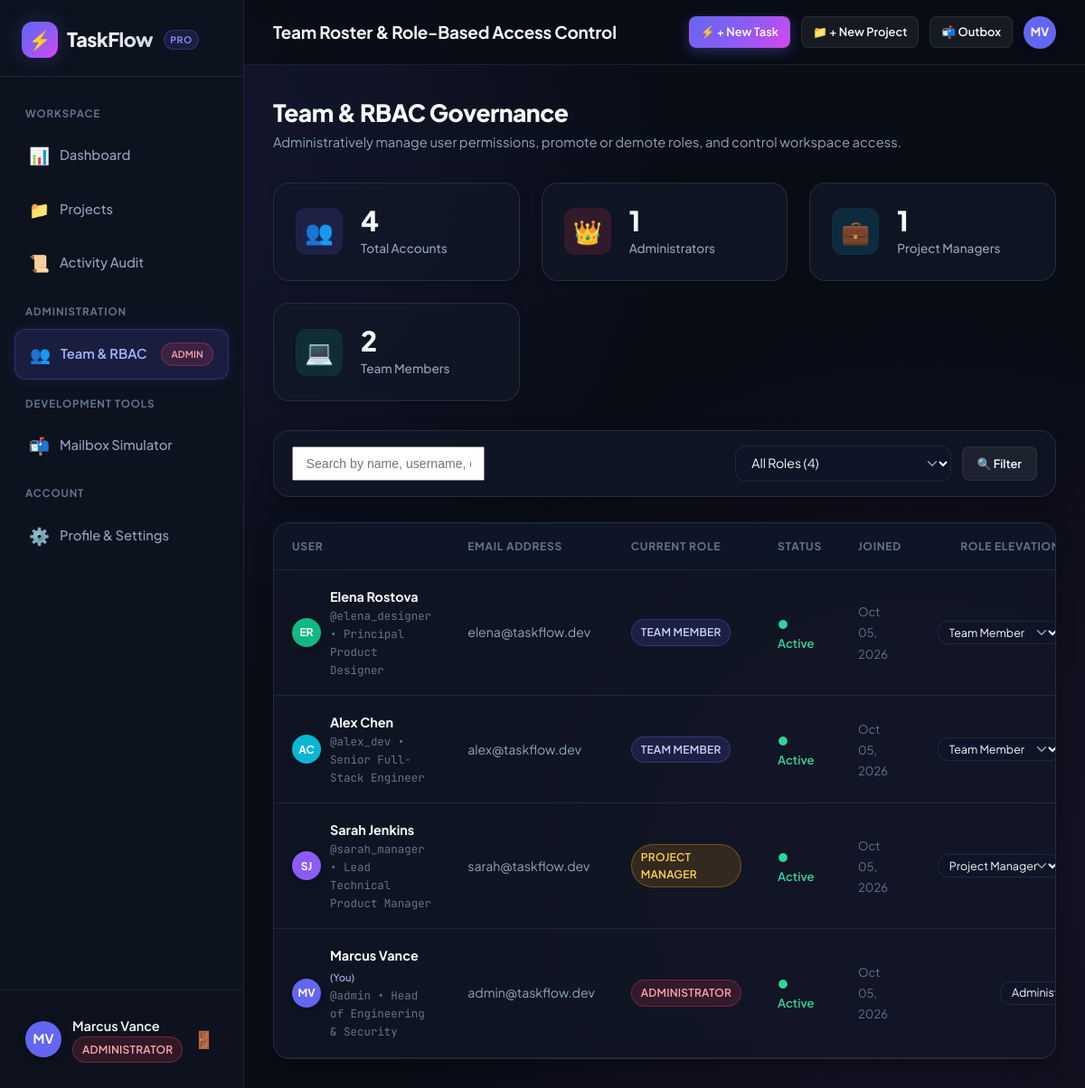
The page /accounts/admin/users/ (signed in) on the database its author committed.
### accounts/models.py (models this page shows, shortened)
class CustomUser(AbstractUser):
    class Role(models.TextChoices):
        ADMIN = 'ADMIN', 'Administrator'
        MANAGER = 'MANAGER', 'Project Manager'
        MEMBER = 'MEMBER', 'Team Member'
    role = models.CharField(
        max_length=20,
        choices=Role.choices,
        default=Role.MEMBER,
        help_text='Designates the role and permission level in TaskFlow.'
    )
    bio = models.TextField(blank=True, default='')
    title = models.CharField(max_length=100, blank=True, default='Team Contributor')
    avatar_color = models.CharField(max_length=30, default='indigo')
    @property
    def is_admin_role(self):
        return self.role == self.Role.ADMIN or self.is_superuser
    @property
    def is_manager_role(self):
        return self.role in (self.Role.ADMIN, self.Role.MANAGER) or self.is_superuser
    @property
    def role_badge_class(self):
        if self.is_admin_role:
            return 'badge-admin'
        elif self.role == self.Role.MANAGER:
            return 'badge-manager'
        return 'badge-member'
    @property
    def initials(self):
        if self.first_name and self.last_name:
            return f"{self.first_name[0]}{self.last_name[0]}".upper()
        return self.username[:2].upper()

### accounts/views.py (the view, shortened to what this page needs)
# urls.py: path('admin/users/', views.admin_users_view, name='admin_users'),
@user_passes_test(is_admin_check, login_url='accounts:login')
def admin_users_view(request):
    search_query = request.GET.get('q', '').strip()
    role_filter = request.GET.get('role', '')
    users_qs = CustomUser.objects.all().order_by('-date_joined')
    if role_filter and role_filter in CustomUser.Role.values:
        users_qs = users_qs.filter(role=role_filter)
    total_users = CustomUser.objects.count()
    total_admins = CustomUser.objects.filter(role=CustomUser.Role.ADMIN).count()
    total_managers = CustomUser.objects.filter(role=CustomUser.Role.MANAGER).count()
    total_members = CustomUser.objects.filter(role=CustomUser.Role.MEMBER).count()
    context = {
        'users_list': users_qs,
        'search_query': search_query,
        'role_filter': role_filter,
        'total_users': total_users,
        'total_admins': total_admins,
        'total_managers': total_managers,
        'total_members': total_members,
        'roles': CustomUser.Role.choices,
    }
    return render(request, 'accounts/admin_users.html', context)

### accounts/context_processors.py (called while the page is built, shortened)
def auth_roles_context(request):
    context = {
        'is_admin': False,
        'is_manager': False,
        'user_role': 'ANONYMOUS',
        'dev_reset_link': None,
    }
    if request.user.is_authenticated:
        context['is_admin'] = request.user.is_admin_role
        context['is_manager'] = request.user.is_manager_role
        context['user_role'] = getattr(request.user, 'role', 'MEMBER')
    if settings.DEBUG and hasattr(settings, 'EMAIL_FILE_PATH'):
        email_dir = Path(settings.EMAIL_FILE_PATH)
    return context

### accounts/views.py (called while the page is built)
def is_admin_check(user):
    return user.is_authenticated and user.is_admin_role

### templates/accounts/admin_users.html (shortened to what this page needs)
{% extends 'base.html' %}
{% block header_title %}Team Roster & Role-Based Access Control{% endblock %}
{% block content %}
<div style="display: flex; justify-content: space-between; align-items: center; margin-bottom: 2rem; flex-wrap: wrap; gap: 1rem;">
    <div>
        <h1 style="font-size: 1.65rem; font-weight: 800; letter-spacing: -0.02em;">Team & RBAC Governance</h1>
        <p style="color: var(--text-secondary); font-size: 0.92rem;">
            Administratively manage user permissions, promote or demote roles, and control workspace access.
        </p>
    </div>
</div>
<div class="stats-grid" style="margin-bottom: 2rem;">
    <div class="stat-card">
        <div class="stat-icon stat-icon-purple">👥</div>
        <div>
            <div class="stat-value">{{ total_users }}</div>
            <div class="stat-label">Total Accounts</div>
        </div>
    </div>
    <div class="stat-card">
        <div class="stat-icon stat-icon-rose">👑</div>
        <div>
            <div class="stat-value">{{ total_admins }}</div>
            <div class="stat-label">Administrators</div>
        </div>
    </div>
    <div class="stat-card">
        <div class="stat-icon stat-icon-cyan">💼</div>
        <div>
            <div class="stat-value">{{ total_managers }}</div>
            <div class="stat-label">Project Managers</div>
        </div>
    </div>
    <div class="stat-card">
        <div class="stat-icon stat-icon-emerald">💻</div>
        <div>
            <div class="stat-value">{{ total_members }}</div>
            <div class="stat-label">Team Members</div>
        </div>
    </div>
</div>
<div class="card" style="margin-bottom: 1.75rem; padding: 1rem 1.25rem;">
    <form method="get" action="{% url 'accounts:admin_users' %}" style="display: flex; gap: 12px; align-items: center; flex-wrap: wrap;">
        <div style="flex: 2; min-width: 220px;">
            <input type="text" name="q" value="{{ search_query }}" placeholder="Search by name, username, or email..." class="form-input" style="padding: 0.55rem 0.85rem; font-size: 0.88rem;">
        </div>
        <div style="flex: 1; min-width: 160px;">
            <select name="role" class="form-select" style="padding: 0.55rem 0.85rem; font-size: 0.88rem;" onchange="this.form.submit()">
                <option value="">All Roles ({{ total_users }})</option>
            </select>
        </div>
        <button type="submit" class="btn btn-secondary btn-sm" style="padding: 0.6rem 1rem;">
            🔍 Filter
        </button>
    </form>
</div>
<div class="card" style="padding: 0; overflow: hidden;">
    <div style="overflow-x: auto;">
        <table class="modern-table">
            <thead>
                <tr>
                    <th>User</th>
                    <th>Email Address</th>
                    <th>Current Role</th>
                    <th>Status</th>
                    <th>Joined</th>
                    <th style="text-align: right;">Role Elevation & Access</th>
                </tr>
            </thead>
            <tbody>
                {% for u in users_list %}
                <tr>
                    <td>
                        <div style="display: flex; align-items: center; gap: 10px;">
                            <div class="avatar" style="width: 32px; height: 32px; font-size: 0.75rem; background-color: var(--accent-{{ u.avatar_color|default:'indigo' }}, #6366f1);">
                                {{ u.initials }}
                            </div>
                            <div>
                                <div style="font-weight: 700; color: var(--text-main);">
                                    {{ u.get_full_name|default:u.username }}
                                    {% if u == user %}
                                    <span style="font-size: 0.7rem; color: #a5b4fc; font-weight: 500;">(You)</span>
                                    {% endif %}
                                </div>
                                <div style="font-size: 0.78rem; color: var(--text-muted); font-family: var(--font-mono);">
                                    @{{ u.username }} &bull; {{ u.title|default:"Contributor" }}
                                </div>
                            </div>
                        </div>
                    </td>
                    <td>
                        <span style="font-size: 0.88rem; color: var(--text-secondary);">
                            {{ u.email }}
                        </span>
                    </td>
                    <td>
                        <span class="badge {{ u.role_badge_class }}">
                            {{ u.get_role_display }}
                        </span>
                    </td>
                    <td>
                        {% if u.is_active %}
                        <span style="display: inline-flex; align-items: center; gap: 5px; font-size: 0.82rem; color: #34d399; font-weight: 600;">
                            ● Active
                        </span>
                        {% else %}
                        <span style="display: inline-flex; align-items: center; gap: 5px; font-size: 0.82rem; color: #f43f5e; font-weight: 600;">
                            ○ Deactivated
                        </span>
                        {% endif %}
                    </td>
                    <td>
                        <span style="font-size: 0.82rem; color: var(--text-muted);">
                            {{ u.date_joined|date:"M d, Y" }}
                        </span>
                    </td>
                    <td style="text-align: right;">
                        <div style="display: inline-flex; align-items: center; gap: 8px; justify-content: flex-end;">
                            <form method="post" action="{% url 'accounts:admin_users' %}" style="display: flex; gap: 6px; align-items: center;">
                                <select name="new_role" class="form-select" style="padding: 3px 8px; font-size: 0.78rem; width: auto;" onchange="this.form.submit()">
                                    {% for r_code, r_name in roles %}
                                    <option value="{{ r_code }}" {% if u.role == r_code %}selected{% endif %}>
                                        {{ r_name }}
                                    </option>
                                    {% endfor %}
                                </select>
                            </form>
                        </div>
                    </td>
                </tr>
                {% empty %}
                <tr>
                    <td colspan="6" style="text-align: center; padding: 3rem; color: var(--text-muted);">
                        No user accounts match the current filter criteria.
                    </td>
                </tr>
                {% endfor %}
            </tbody>
        </table>
    </div>
</div>
{% endblock %}

### templates/base.html (shortened to what this page needs)
{% load static %}
<!DOCTYPE html>
<html lang="en">
<head>
    <link rel="stylesheet" href="{% static 'css/style.css' %}">
</head>
<body>
    {% if user.is_authenticated %}
    <div class="app-container">
        <aside class="sidebar">
            <div class="brand">
                <a href="{% url 'tasks:dashboard' %}"
                    style="display: flex; align-items: center; gap: 10px; text-decoration: none;">
                    <div class="brand-icon">⚡</div>
                    <div>
                        <div class="brand-name">TaskFlow</div>
                    </div>
                </a>
                <span class="brand-badge">PRO</span>
            </div>
            <ul class="nav-menu">
                <li class="nav-section-title">Workspace</li>
                <li class="nav-item {% if request.resolver_match.url_name == 'dashboard' %}active{% endif %}">
                    <a href="{% url 'tasks:dashboard' %}">
                        <span class="nav-icon">📊</span>
                        <span>Dashboard</span>
                    </a>
                </li>
                <li class="nav-item {% if 'project' in request.resolver_match.url_name %}active{% endif %}">
                    <a href="{% url 'tasks:project_list' %}">
                        <span class="nav-icon">📁</span>
                        <span>Projects</span>
                    </a>
                </li>
                <li class="nav-item {% if request.resolver_match.url_name == 'activity_log' %}active{% endif %}">
                    <a href="{% url 'tasks:activity_log' %}">
                        <span class="nav-icon">📜</span>
                        <span>Activity Audit</span>
                    </a>
                </li>
                {% if is_admin or user.is_admin_role %}
                <li class="nav-section-title">Administration</li>
                <li class="nav-item {% if request.resolver_match.url_name == 'admin_users' %}active{% endif %}">
                    <a href="{% url 'accounts:admin_users' %}">
                        <span class="nav-icon">👥</span>
                        <span>Team & RBAC</span>
                        <span class="badge badge-admin" style="margin-left: auto; font-size: 0.65rem;">Admin</span>
                    </a>
                </li>
                {% endif %}
                {% if is_admin or user.is_admin_role %}
                <li class="nav-section-title">Development Tools</li>
                <li class="nav-item {% if request.resolver_match.url_name == 'dev_email_inbox' %}active{% endif %}">
                    <a href="{% url 'accounts:dev_email_inbox' %}">
                        <span class="nav-icon">📬</span>
                        <span>Mailbox Simulator</span>
                    </a>
                </li>
                {% endif %}
                <li class="nav-section-title">Account</li>
                <li class="nav-item {% if request.resolver_match.url_name == 'profile' %}active{% endif %}">
                    <a href="{% url 'accounts:profile' %}">
                        <span class="nav-icon">⚙️</span>
                        <span>Profile & Settings</span>
                    </a>
                </li>
            </ul>
            <div class="sidebar-footer">
                <div class="user-mini-card">
                    <div class="avatar"
                        style="background-color: var(--accent-{{ user.avatar_color|default:'indigo' }}, #6366f1);">
                        {{ user.initials }}
                    </div>
                    <div class="user-info">
                        <div class="user-name">{{ user.get_full_name|default:user.username }}</div>
                        <div class="user-role-label">
                            <span class="badge {{ user.role_badge_class }}">
                                {{ user.get_role_display }}
                            </span>
                        </div>
                    </div>
                    <a href="{% url 'accounts:logout' %}" title="Sign out"
                        style="color: var(--text-muted); font-size: 1.15rem; padding: 4px; transition: color 0.2s;"
                        onmouseover="this.style.color='#f43f5e'" onmouseout="this.style.color='var(--text-muted)'">
                        🚪
                    </a>
                </div>
            </div>
        </aside>
        <div class="main-content">
            <header class="topbar">
                <div style="display: flex; align-items: center; gap: 14px;">
                    <div
                        style="font-weight: 700; font-size: 1.18rem; color: var(--text-main); letter-spacing: -0.01em;">
                        {% block header_title %}Overview{% endblock %}
                    </div>
                </div>
                <div style="display: flex; align-items: center; gap: 12px; flex-wrap: wrap;">
                    <a href="{% url 'tasks:task_create' %}" class="btn btn-primary btn-sm">
                        <span>⚡ + New Task</span>
                    </a>
                    {% if is_manager or user.is_manager_role %}
                    <a href="{% url 'tasks:project_create' %}" class="btn btn-secondary btn-sm">
                        <span>📁 + New Project</span>
                    </a>
                    {% endif %}
                    {% if is_admin or user.is_admin_role %}
                    <a href="{% url 'accounts:dev_email_inbox' %}" class="btn btn-secondary btn-sm"
                        title="View Captured Emails & Reset Links">
                        <span>📬 Outbox</span>
                    </a>
                    {% endif %}
                    <a href="{% url 'accounts:profile' %}" title="View profile settings"
                        style="display: flex; align-items: center;">
                        <div class="avatar"
                            style="width: 36px; height: 36px; font-size: 0.8rem; background-color: var(--accent-{{ user.avatar_color|default:'indigo' }}, #6366f1); box-shadow: var(--shadow-sm);">
                            {{ user.initials }}
                        </div>
                    </a>
                </div>
            </header>
            <main class="page-body">
                {% block content %}{% endblock %}
            </main>
        </div>
    </div>
    {% endif %}
</body>
</html>

### rows shown on the page
CustomUser: initials "MV", get_full_name "Marcus Vance", role "ADMINISTRATOR", shows "(You)", username "admin", title "Head of Engineering & Security", email "admin@taskflow.dev", is_active "● Active", date_joined "Oct 05, 2026", new_role "Administrator"
CustomUser: initials "ER", get_full_name "Elena Rostova", username "elena_designer", title "Principal Product Designer", email "elena@taskflow.dev", role "TEAM MEMBER", is_active "● Active", date_joined "Oct 05, 2026", new_role "Team Member"
CustomUser: initials "AC", get_full_name "Alex Chen", username "alex_dev", title "Senior Full-Stack Engineer", email "alex@taskflow.dev", role "TEAM MEMBER", is_active "● Active", date_joined "Oct 05, 2026", new_role "Team Member"
CustomUser: initials "SJ", get_full_name "Sarah Jenkins", username "sarah_manager", title "Lead Technical Product Manager", email "sarah@taskflow.dev", role "PROJECT MANAGER", is_active "● Active", date_joined "Oct 05, 2026", new_role "Project Manager"

### other values the page prints
{{ total_users }} "4"
{{ total_admins }} "1"
{{ total_managers }} "1"
{{ total_members }} "2"
